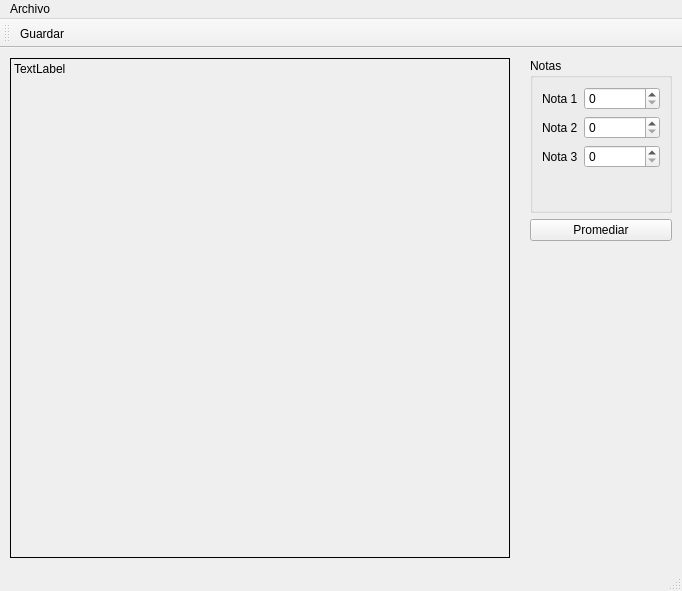
<?xml version="1.0" encoding="UTF-8"?>
<ui version="4.0">
 <class>Principal</class>
 <widget class="QMainWindow" name="Principal">
  <property name="geometry">
   <rect>
    <x>0</x>
    <y>0</y>
    <width>682</width>
    <height>591</height>
   </rect>
  </property>
  <property name="windowTitle">
   <string>Principal</string>
  </property>
  <widget class="QWidget" name="centralwidget">
   <widget class="QLabel" name="outCuadro">
    <property name="geometry">
     <rect>
      <x>10</x>
      <y>10</y>
      <width>500</width>
      <height>500</height>
     </rect>
    </property>
    <property name="minimumSize">
     <size>
      <width>500</width>
      <height>500</height>
     </size>
    </property>
    <property name="frameShape">
     <enum>QFrame::Box</enum>
    </property>
    <property name="text">
     <string>TextLabel</string>
    </property>
    <property name="alignment">
     <set>Qt::AlignLeading|Qt::AlignLeft|Qt::AlignTop</set>
    </property>
   </widget>
   <widget class="QWidget" name="widget" native="true">
    <property name="geometry">
     <rect>
      <x>530</x>
      <y>10</y>
      <width>142</width>
      <height>183</height>
     </rect>
    </property>
    <layout class="QVBoxLayout" name="verticalLayout">
     <item>
      <widget class="QGroupBox" name="groupBox">
       <property name="title">
        <string>Notas</string>
       </property>
       <layout class="QFormLayout" name="formLayout">
        <item row="0" column="0">
         <widget class="QLabel" name="label">
          <property name="text">
           <string>Nota 1</string>
          </property>
         </widget>
        </item>
        <item row="0" column="1">
         <widget class="QSpinBox" name="inNota1"/>
        </item>
        <item row="1" column="0">
         <widget class="QLabel" name="label_2">
          <property name="text">
           <string>Nota 2</string>
          </property>
         </widget>
        </item>
        <item row="1" column="1">
         <widget class="QSpinBox" name="inNota2"/>
        </item>
        <item row="2" column="0">
         <widget class="QLabel" name="label_3">
          <property name="text">
           <string>Nota 3</string>
          </property>
         </widget>
        </item>
        <item row="2" column="1">
         <widget class="QSpinBox" name="inNota3"/>
        </item>
       </layout>
      </widget>
     </item>
     <item>
      <widget class="QPushButton" name="outCalcular">
       <property name="text">
        <string>Promediar</string>
       </property>
      </widget>
     </item>
    </layout>
   </widget>
  </widget>
  <widget class="QMenuBar" name="menubar">
   <property name="geometry">
    <rect>
     <x>0</x>
     <y>0</y>
     <width>682</width>
     <height>27</height>
    </rect>
   </property>
   <widget class="QMenu" name="menuArchivo">
    <property name="title">
     <string>Archivo</string>
    </property>
    <addaction name="actionGuardar"/>
    <addaction name="actionSalir"/>
   </widget>
   <addaction name="menuArchivo"/>
  </widget>
  <widget class="QStatusBar" name="statusbar"/>
  <widget class="QToolBar" name="toolBar">
   <property name="windowTitle">
    <string>toolBar</string>
   </property>
   <attribute name="toolBarArea">
    <enum>TopToolBarArea</enum>
   </attribute>
   <attribute name="toolBarBreak">
    <bool>false</bool>
   </attribute>
   <addaction name="actionGuardar"/>
  </widget>
  <action name="actionGuardar">
   <property name="icon">
    <iconset resource="Resources.qrc">
     <normaloff>:/img/Save.ico</normaloff>:/img/Save.ico</iconset>
   </property>
   <property name="text">
    <string>Guardar</string>
   </property>
   <property name="shortcut">
    <string>Ctrl+S</string>
   </property>
  </action>
  <action name="actionSalir">
   <property name="text">
    <string>Salir</string>
   </property>
   <property name="shortcut">
    <string>Ctrl+Q</string>
   </property>
  </action>
 </widget>
 <resources>
  <include location="Resources.qrc"/>
 </resources>
 <connections>
  <connection>
   <sender>actionSalir</sender>
   <signal>triggered()</signal>
   <receiver>Principal</receiver>
   <slot>close()</slot>
   <hints>
    <hint type="sourcelabel">
     <x>-1</x>
     <y>-1</y>
    </hint>
    <hint type="destinationlabel">
     <x>340</x>
     <y>295</y>
    </hint>
   </hints>
  </connection>
 </connections>
</ui>
